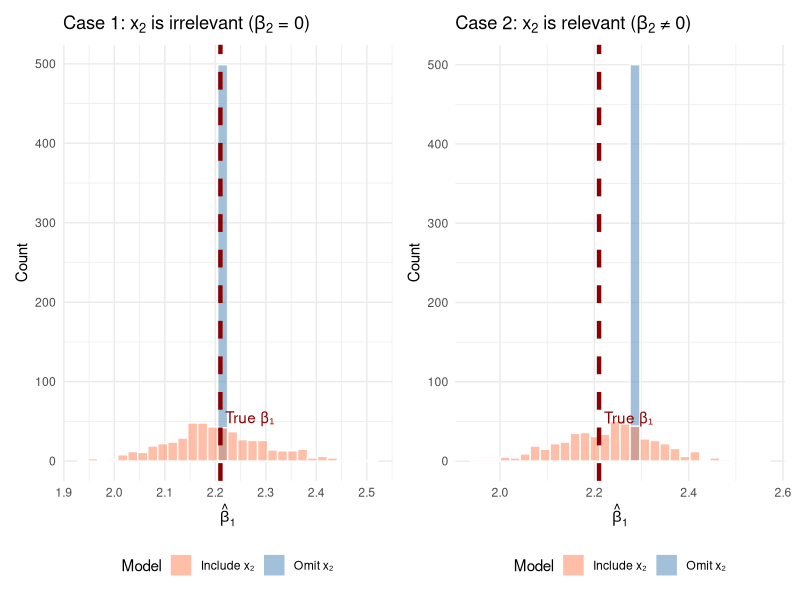

This chart was generated by the following R code:
## ---- chunk 1
#| echo: false
#| output: false
#| message: false
#| warning: false

library(tidyverse)
library(patchwork)

## ---- chunk 2
#| echo: true

# Load data
data(mtcars)

# Bivariate regression
lm_bivariate <- lm(mpg ~ hp, data = mtcars)

# Multivariate regression (adding weight as control)
lm_multivariate <- lm(mpg ~ hp + wt, data = mtcars)
## ---- chunk 3
#| echo: true

summary(lm_bivariate)
## ---- chunk 4
#| echo: true

summary(lm_multivariate)
## ---- chunk 5
#| echo: true

# Simulate wage data
set.seed(42)
n <- 2000

# Create data where:
# - More educated workers are more likely to be in high-paying industries
# - Industry independently affects wages
wage_data <- tibble(
  # Education: 1 = HS, 2 = Some College, 3 = Bachelor's+
  educ_years = sample(c(12, 14, 16), n, replace = TRUE, prob = c(0.4, 0.3, 0.3)),
  
  # Higher education -> more likely in professional services (high pay industry)
  ind_professional = rbinom(n, 1, prob = case_when(
    educ_years == 12 ~ 0.20,
    educ_years == 14 ~ 0.40,
    educ_years == 16 ~ 0.65
  )),
  
  # Wages depend on education AND industry
  wage = 25000 + 
    3000 * (educ_years - 12) +     # True education effect: $3000 per year
    15000 * ind_professional +      # Industry premium: $15000
    rnorm(n, 0, 8000)
) |>
  mutate(
    educ_cat = case_when(
      educ_years == 12 ~ "HS Only",
      educ_years == 14 ~ "Some College", 
      educ_years == 16 ~ "Bachelor's+"
    ),
    industry = ifelse(ind_professional == 1, "Professional", "Other")
  )
## ---- chunk 6
#| echo: true

naive_means <- wage_data |>
  group_by(educ_cat, educ_years) |>
  summarise(avg_wage = mean(wage), n = n(), .groups = "drop") |>
  arrange(educ_years)

naive_means |>
  knitr::kable(
    col.names = c("Education", "Years", "Avg Wage ($)", "N"),
    digits = 0
  )
## ---- chunk 7
#| echo: false

# Calculate naive differences
hs_wage <- naive_means$avg_wage[naive_means$educ_years == 12]
sc_wage <- naive_means$avg_wage[naive_means$educ_years == 14]
ba_wage <- naive_means$avg_wage[naive_means$educ_years == 16]

naive_sc_diff <- sc_wage - hs_wage
naive_ba_diff <- ba_wage - hs_wage
## ---- chunk 8
#| echo: true
#| label: tbl-matching-detailed
#| tbl-cap: "Average wages by education and industry"

cell_means <- wage_data |>
  group_by(industry, educ_cat, educ_years) |>
  summarise(avg_wage = mean(wage), n = n(), .groups = "drop") |>
  arrange(industry, educ_years)

cell_means |>
  select(industry, educ_cat, avg_wage, n) |>
  knitr::kable(
    col.names = c("Industry", "Education", "Avg Wage ($)", "N"),
    digits = 0
  )
## ---- chunk 9
#| echo: true

within_industry <- cell_means |>
  group_by(industry) |>
  mutate(
    diff_from_hs = avg_wage - avg_wage[educ_years == 12]
  ) |>
  filter(educ_years > 12) |>
  select(industry, educ_cat, diff_from_hs, n)

within_industry |>
  knitr::kable(
    col.names = c("Industry", "Education", "Wage Diff vs HS ($)", "N in Cell"),
    digits = 0
  )
## ---- chunk 10
#| echo: true

# Total workers in each industry
industry_totals <- wage_data |>
  count(industry) |>
  mutate(weight = n / sum(n))

industry_totals |>
  knitr::kable(
    col.names = c("Industry", "N", "Weight"),
    digits = 3
  )
## ---- chunk 11
#| echo: true

# Get the within-industry differences for Bachelor's+
ba_diffs <- within_industry |>
  filter(educ_cat == "Bachelor's+") |>
  left_join(industry_totals, by = "industry")

ba_diffs |>
  select(industry, diff_from_hs, weight) |>
  knitr::kable(
    col.names = c("Industry", "Within-Industry Diff ($)", "Weight"),
    digits = c(0, 0, 3)
  )

# Weighted average
weighted_avg <- sum(ba_diffs$diff_from_hs * ba_diffs$weight)
## ---- chunk 12
#| echo: true

# Create numeric education variable (years beyond HS)
wage_data <- wage_data |>
  mutate(educ_beyond_hs = educ_years - 12)

# Regression controlling for industry
lm_controlled <- lm(wage ~ educ_beyond_hs + ind_professional, data = wage_data)
summary(lm_controlled)
## ---- chunk 13
#| echo: true

lm_naive <- lm(wage ~ educ_beyond_hs, data = wage_data)
coef(lm_naive)["educ_beyond_hs"]
## ---- chunk 14
#| echo: true

# Compare R-squared and Adjusted R-squared
c(
  "Bivariate R-sq" = summary(lm_bivariate)$r.squared,
  "Bivariate Adj R-sq" = summary(lm_bivariate)$adj.r.squared,
  "Multivariate R-sq" = summary(lm_multivariate)$r.squared,
  "Multivariate Adj R-sq" = summary(lm_multivariate)$adj.r.squared
)
## ---- chunk 15
#| echo: false
#| label: fig-bias-variance
#| fig-cap: "The bias-variance tradeoff. Left: When x₂ doesn't affect y (β₂=0), including it adds variance without reducing bias. Right: When x₂ does affect y (β₂≠0), omitting it causes bias."
#| fig-width: 10
#| fig-height: 4
#| out-width: "95%"
#| cache: true

set.seed(124890)

# Case 1: x2 is irrelevant (beta2 = 0)
pop_irrelevant <- tibble(
  x2 = sample(1:100, 10000, replace = TRUE),
  err = rnorm(10000),
  x1 = 5.68 + 1.89 * x2 + rnorm(10000),
  y = 8.78 + 2.21 * x1 + err  # Note: no x2 effect
)

# Case 2: x2 is relevant (beta2 != 0)
pop_relevant <- tibble(
  x2 = sample(1:100, 10000, replace = TRUE),
  err = rnorm(10000),
  x1 = 5.68 + 1.89 * x2 + rnorm(10000),
  y = 8.78 + 2.21 * x1 + 0.15 * x2 + err  # x2 has effect
)

# Simulation function
simulate_estimates <- function(pop_data, include_x2, n_sims = 500, sample_size = 100) {
  map_dfr(1:n_sims, function(i) {
    samp <- slice_sample(pop_data, n = sample_size)
    if (include_x2) {
      reg <- lm(y ~ x1 + x2, data = samp)
    } else {
      reg <- lm(y ~ x1, data = samp)
    }
    tibble(b1 = coef(reg)["x1"])
  })
}

# Run simulations
set.seed(42)
irrel_omit <- simulate_estimates(pop_irrelevant, include_x2 = FALSE)
irrel_include <- simulate_estimates(pop_irrelevant, include_x2 = TRUE)
rel_omit <- simulate_estimates(pop_relevant, include_x2 = FALSE)
rel_include <- simulate_estimates(pop_relevant, include_x2 = TRUE)

# Plot Case 1: Irrelevant variable
p1 <- ggplot() +
  geom_histogram(data = irrel_omit, aes(x = b1, fill = "Omit x₂"), 
                 alpha = 0.5, bins = 30, color = "white") +
  geom_histogram(data = irrel_include, aes(x = b1, fill = "Include x₂"), 
                 alpha = 0.5, bins = 30, color = "white") +
  geom_vline(xintercept = 2.21, color = "darkred", linewidth = 1.5, linetype = "dashed") +
  scale_fill_manual(values = c("Omit x₂" = "steelblue", "Include x₂" = "coral")) +
  labs(
    title = expression(paste("Case 1: ", x[2], " is irrelevant (", beta[2], " = 0)")),
    x = expression(hat(beta)[1]),
    y = "Count",
    fill = "Model"
  ) +
  annotate("text", x = 2.21, y = 55, label = "True β₁", color = "darkred", hjust = -0.1) +
  theme_minimal() +
  theme(legend.position = "bottom")

# Plot Case 2: Relevant variable
p2 <- ggplot() +
  geom_histogram(data = rel_omit, aes(x = b1, fill = "Omit x₂"), 
                 alpha = 0.5, bins = 30, color = "white") +
  geom_histogram(data = rel_include, aes(x = b1, fill = "Include x₂"), 
                 alpha = 0.5, bins = 30, color = "white") +
  geom_vline(xintercept = 2.21, color = "darkred", linewidth = 1.5, linetype = "dashed") +
  scale_fill_manual(values = c("Omit x₂" = "steelblue", "Include x₂" = "coral")) +
  labs(
    title = expression(paste("Case 2: ", x[2], " is relevant (", beta[2], " ≠ 0)")),
    x = expression(hat(beta)[1]),
    y = "Count",
    fill = "Model"
  ) +
  annotate("text", x = 2.21, y = 55, label = "True β₁", color = "darkred", hjust = -0.1) +
  theme_minimal() +
  theme(legend.position = "bottom")

p1 + p2
